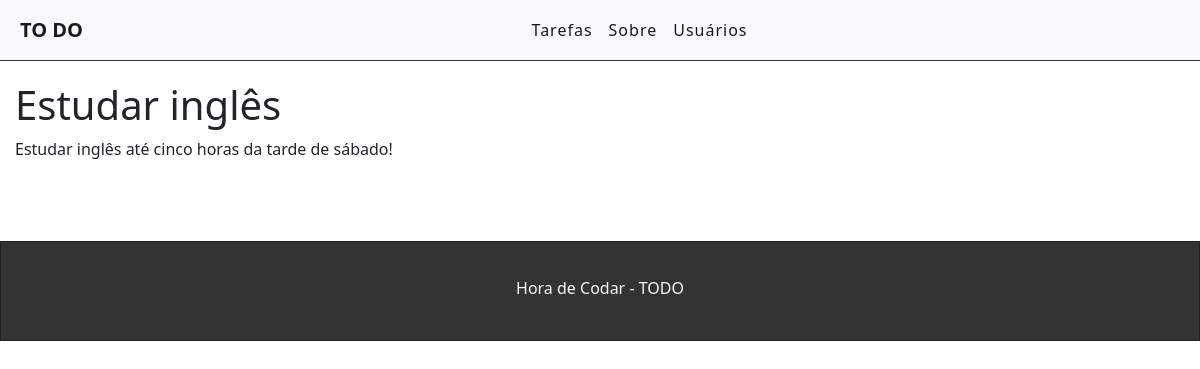
The app's page /task/2 with its own data.
### tasks/models.py (models this page shows, shortened)
class Task(models.Model):
    STATUS = (
        ('doing', 'Doing'),
        ('done', 'Done'),
    )
    title = models.CharField(max_length=255)
    description = models.TextField()
    done = models.CharField(
        max_length=5,
        choices=STATUS,
    )
    created_at = models.DateTimeField(auto_now_add=True)
    updated_at = models.DateTimeField(auto_now=True)

### tasks/views.py (the view)
# urls.py: path('task/<int:id>', views.taskView, name="task-view"),
def taskView(request, id):
    task = get_object_or_404(Task, pk = id)
    return render(request, 'tasks/task.html', {'task': task})

### tasks/templates/tasks/task.html (shortened to what this page needs)
{% extends 'base.html' %}
{% block content %}
    <h1 class="list-title">{{task.title}}</h1>
    <p class="list-description">{{task.description}}</p>
{% endblock %}

### tasks/static/polls/style.css (style rules this page uses)
.list-title, .list-description { padding: 0px 15px; }

### records on screen
Task: title "Estudar inglês", description "Estudar inglês até cinco horas da tarde de sábado!"
